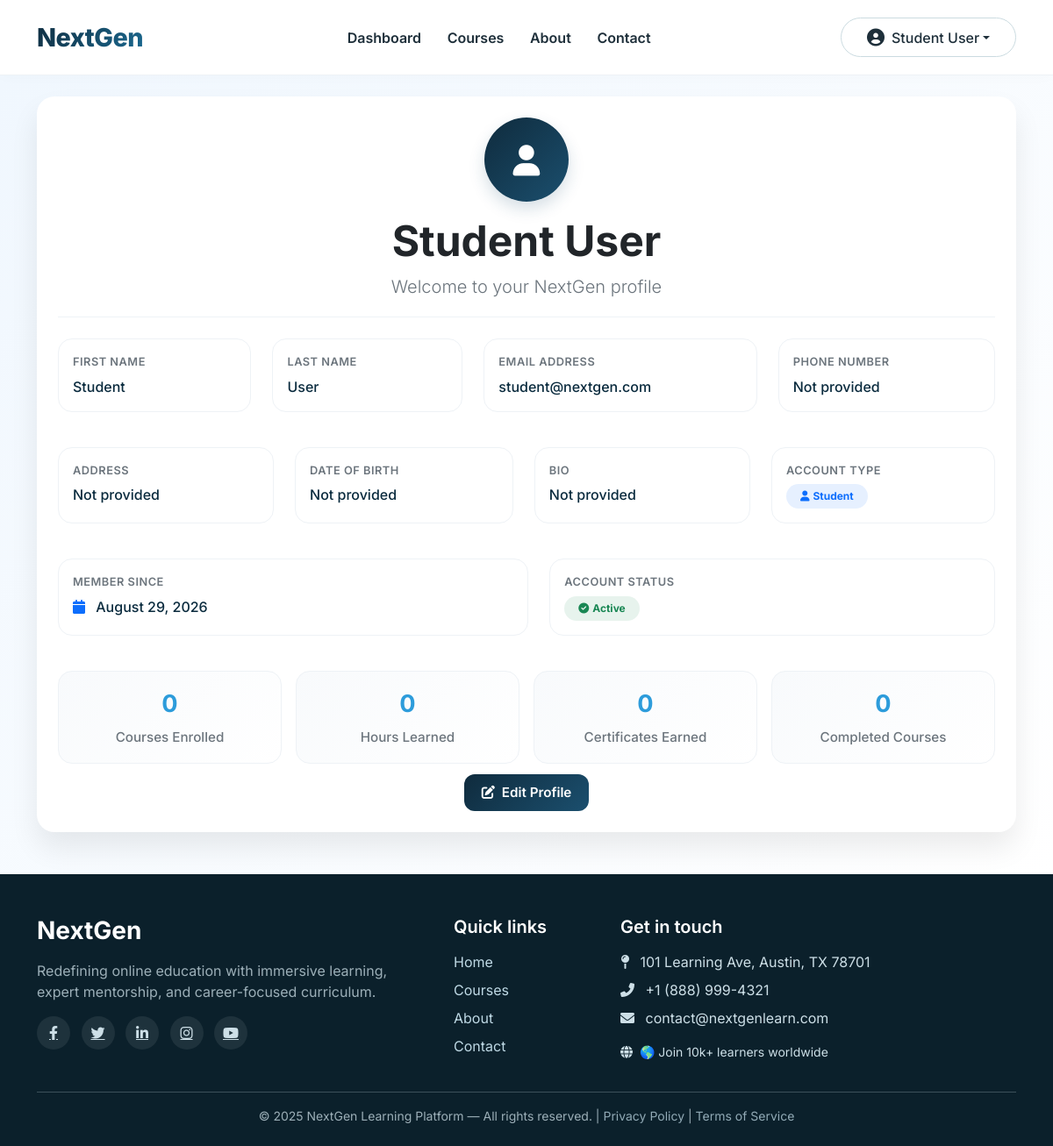
The app's page /user/profile.php (signed in) with its own data.
### tables this page shows
CREATE TABLE IF NOT EXISTS users (
    id INT AUTO_INCREMENT PRIMARY KEY,
    first_name VARCHAR(50) NOT NULL,
    last_name VARCHAR(50) NOT NULL,
    email VARCHAR(100) UNIQUE NOT NULL,
    password VARCHAR(255) NOT NULL,
    phone VARCHAR(20) DEFAULT NULL,
    address TEXT DEFAULT NULL,
    date_of_birth DATE DEFAULT NULL,
    bio TEXT DEFAULT NULL,
    role ENUM('student', 'admin') DEFAULT 'student',
    is_active TINYINT DEFAULT 1,
    created_at TIMESTAMP DEFAULT CURRENT_TIMESTAMP,
    updated_at TIMESTAMP DEFAULT CURRENT_TIMESTAMP ON UPDATE CURRENT_TIMESTAMP,
    INDEX idx_email (email),
    INDEX idx_role (role)
);

### config/database.php (called while the page is built, shortened)
<?php
function getDBConnection() {
    try {
        $pdo = new PDO(
            "mysql:host=" . DB_HOST . ";dbname=" . DB_NAME . ";charset=utf8mb4",
            DB_USER,
            DB_PASS,
            [
                PDO::ATTR_ERRMODE => PDO::ERRMODE_EXCEPTION,
                PDO::ATTR_DEFAULT_FETCH_MODE => PDO::FETCH_ASSOC,
                PDO::ATTR_EMULATE_PREPARES => false
            ]
        );
        return $pdo;
    } catch (PDOException $e) {
        die("Database Connection Failed: " . $e->getMessage());
    }
}
function getUserById($id) {
    $pdo = getDBConnection();
    $columns = ['id', 'first_name', 'last_name', 'email', 'role', 'created_at'];
    $optional_columns = ['phone', 'address', 'date_of_birth', 'bio'];
    foreach ($optional_columns as $col) {
        try {
            $check = $pdo->prepare("SELECT 1 FROM INFORMATION_SCHEMA.COLUMNS WHERE TABLE_SCHEMA = DATABASE() AND TABLE_NAME = 'users' AND COLUMN_NAME = ?");
            $check->execute([$col]);
            if ($check->fetchColumn()) {
                $columns[] = $col;
            }
        } catch (Exception $e) {
        }
    }
    try {
        $sql = "SELECT " . implode(', ', $columns) . " FROM users WHERE id = ? AND is_active = 1";
        $stmt = $pdo->prepare($sql);
        $stmt->execute([$id]);
        $user = $stmt->fetch();
        if ($user) {
            foreach ($optional_columns as $col) {
                if (!isset($user[$col])) {
                    $user[$col] = null;
                }
            }
        }
        return $user;
    } catch (Exception $e) {
        error_log("getUserById error: " . $e->getMessage());
        return null;
    }
}
?>

### user/profile.php (the view, shortened to what this page needs)
<?php
require_once __DIR__ . '/../config/database.php';
?>
<!DOCTYPE html>
<html lang="en">
<head>
    <link href="https://cdn.jsdelivr.net/npm/bootstrap@5.3.0-alpha1/dist/css/bootstrap.min.css" rel="stylesheet">
    <link rel="stylesheet" href="https://cdnjs.cloudflare.com/ajax/libs/font-awesome/6.0.0-beta3/css/all.min.css">
    <link rel="stylesheet" href="style.css">
</head>
<body>
    <?php include __DIR__ . '/../includes/navbar.php'; ?>
    <div class="profile-wrapper">
        <div class="container">
            <div class="profile-card">
                <div class="profile-header">
                    <div class="profile-avatar">
                        <i class="fas fa-user"></i>
                    </div>
                    <h1 id="profileDisplayName" class="display-5 fw-bold"><?php echo htmlspecialchars($user['first_name'] . ' ' . $user['last_name']); ?></h1>
                    <p class="lead text-secondary mb-0">Welcome to your NextGen profile</p>
                </div>
                <div class="d-flex flex-wrap gap-4 justify-content-center">
                    <div class="info-card flex-fill" style="min-width: 200px;">
                        <div class="info-label">First Name</div>
                        <div id="profileFirstName" class="info-value"><?php echo htmlspecialchars($user['first_name']); ?></div>
                    </div>
                    <div class="info-card flex-fill" style="min-width: 200px;">
                        <div class="info-label">Last Name</div>
                        <div id="profileLastName" class="info-value"><?php echo htmlspecialchars($user['last_name']); ?></div>
                    </div>
                    <div class="info-card flex-fill" style="min-width: 200px;">
                        <div class="info-label">Email Address</div>
                        <div id="profileEmail" class="info-value"><?php echo htmlspecialchars($user['email']); ?></div>
                    </div>
                    <div class="info-card flex-fill" style="min-width: 200px;">
                        <div class="info-label">Phone Number</div>
                        <div id="profilePhone" class="info-value"><?php echo htmlspecialchars($user['phone'] ?? 'Not provided'); ?></div>
                    </div>
                    <div class="info-card flex-fill" style="min-width: 200px;">
                        <div class="info-label">Address</div>
                        <div id="profileAddress" class="info-value"><?php echo htmlspecialchars($user['address'] ?? 'Not provided'); ?></div>
                    </div>
                    <div class="info-card flex-fill" style="min-width: 200px;">
                        <div class="info-label">Date of Birth</div>
                        <div id="profileDateOfBirth" class="info-value"><?php echo htmlspecialchars($user['date_of_birth'] ?? 'Not provided'); ?></div>
                    </div>
                    <div class="info-card flex-fill" style="min-width: 200px;">
                        <div class="info-label">Bio</div>
                        <div id="profileBio" class="info-value"><?php echo htmlspecialchars($user['bio'] ?? 'Not provided'); ?></div>
                    </div>
                    <div class="info-card flex-fill" style="min-width: 200px;">
                        <div class="info-label">Account Type</div>
                        <div class="info-value">
                            <span class="badge bg-primary bg-opacity-10 text-primary px-3 py-2 rounded-pill">
                                <i class="fas fa-user me-1"></i><?php echo ucfirst($user['role']); ?>
                            </span>
                        </div>
                    </div>
                    <div class="info-card flex-fill" style="min-width: 200px;">
                        <div class="info-label">Member Since</div>
                        <div class="info-value">
                            <i class="fas fa-calendar me-2 text-primary"></i>
                            <?php echo date('F j, Y', strtotime($user['created_at'])); ?>
                        </div>
                    </div>
                    <div class="info-card flex-fill" style="min-width: 200px;">
                        <div class="info-label">Account Status</div>
                        <div class="info-value">
                            <span class="badge bg-success bg-opacity-10 text-success px-3 py-2 rounded-pill">
                                <i class="fas fa-check-circle me-1"></i>Active
                            </span>
                        </div>
                    </div>
                </div>
                <div class="stats-grid">
                    <div class="stat-item">
                        <div class="stat-number">0</div>
                        <div class="stat-label">Courses Enrolled</div>
                    </div>
                    <div class="stat-item">
                        <div class="stat-number">0</div>
                        <div class="stat-label">Hours Learned</div>
                    </div>
                    <div class="stat-item">
                        <div class="stat-number">0</div>
                        <div class="stat-label">Certificates Earned</div>
                    </div>
                    <div class="stat-item">
                        <div class="stat-number">0</div>
                        <div class="stat-label">Completed Courses</div>
                    </div>
                </div>
                <div class="text-center">
                    <button class="edit-btn" data-bs-toggle="modal" data-bs-target="#editProfileModal">
                        <i class="fas fa-edit me-2"></i>Edit Profile
                    </button>
                </div>
            </div>
        </div>
    </div>
    <?php include __DIR__ . '/../includes/footer.php'; ?>
</body>
</html>

### includes/navbar.php (shortened to what this page needs)
<?php
if (!function_exists('esc')) {
    function esc(string $value): string
    {
        return htmlspecialchars($value, ENT_QUOTES | ENT_SUBSTITUTE, 'UTF-8');
    }
}
if (!function_exists('normalizeRole')) {
    function normalizeRole(string $role): string
    {
        $normalized = strtolower(trim($role));
        return $normalized === '' ? 'user' : $normalized;
    }
}
if (!function_exists('getCurrentPage')) {
    function getCurrentPage(): string
    {
        $uri = $_SERVER['REQUEST_URI'] ?? '';
        $path = parse_url($uri, PHP_URL_PATH);
        return strtolower(trim(basename($path)));
    }
}
if (!function_exists('isActiveLink')) {
    function isActiveLink(string $url): bool
    {
        $currentPage = getCurrentPage();
        $linkPage = strtolower(trim(basename(parse_url($url, PHP_URL_PATH))));
        return false;
    }
}
$loggedIn = isset($_SESSION['user_id']) && !empty($_SESSION['user_id']);
$userName = '';
$userRole = 'user';
if ($loggedIn) {
    $userData = getUserById($_SESSION['user_id']);
    if ($userData) {
        $userName = esc($userData['first_name'] . ' ' . $userData['last_name']);
        $userRole = normalizeRole($userData['role']);
        $loggedIn = true;
    } else {
        session_unset();
        session_destroy();
        $loggedIn = false;
    }
}
$displayName = $userName !== '' ? $userName : 'User';
$normalLinks = [
    ['label' => 'Courses', 'url' => APP_USER_PATH . '/courses.php', 'show' => $userRole !== 'admin'],
    ['label' => 'About', 'url' => APP_USER_PATH . '/about.php', 'show' => true],
    ['label' => 'Contact', 'url' => APP_USER_PATH . '/contact.php', 'show' => true],
];
$guestLinks = [
    ['label' => 'Home', 'url' => APP_USER_PATH . '/home.php#homeAlt', 'show' => true],
    ['label' => 'Courses', 'url' => APP_USER_PATH . '/courses.php', 'show' => true],
    ['label' => 'About', 'url' => APP_USER_PATH . '/home.php#aboutAlt', 'show' => true],
    ['label' => 'Contact', 'url' => APP_USER_PATH . '/home.php#contactAlt', 'show' => true],
];
$navItems = $loggedIn
    ? array_merge(
        [['label' => 'Dashboard', 'url' => APP_USER_PATH . '/dashboard.php', 'show' => $userRole !== 'admin']],
        $normalLinks,
        [['label' => 'Admin Panel', 'url' => APP_ADMIN_PATH . '/admin-panel.php', 'show' => $userRole === 'admin']]
    )
    : $guestLinks;
?>
<nav class="navbar navbar-expand-lg sticky-top">
    <div class="container">
        <a class="navbar-brand" href="<?php echo esc(APP_USER_PATH . '/home.php'); ?>">NextGen</a>
        <div class="collapse navbar-collapse" id="altNavbar">
            <?php if (!isset($hide_nav_links) || !$hide_nav_links): ?>
                <ul class="navbar-nav mx-auto mb-2 mb-lg-0 gap-1">
                    <?php foreach ($navItems as $item): ?>
                        <?php if (!empty($item['show'])): ?>
                            <?php $active = isActiveLink($item['url']); ?>
                            <li class="nav-item">
                                <a
                                    class="nav-link<?php echo $active ? ' active' : ''; ?>"
                                    href="<?php echo esc($item['url']); ?>"
                                    <?php echo $active ? 'aria-current="page"' : ''; ?>
                                >
                                    <?php echo esc($item['label']); ?>
                                </a>
                            </li>
                        <?php endif; ?>
                    <?php endforeach; ?>
                </ul>
            <?php endif; ?>
            <div class="d-flex gap-2 align-items-center <?php echo (isset($hide_nav_links) && $hide_nav_links) ? 'ms-auto' : ''; ?>">
                <?php if ($loggedIn): ?>
                    <div class="dropdown">
                        <button class="btn btn-outline-accent dropdown-toggle d-flex align-items-center" type="button" id="profileDropdown" data-bs-toggle="dropdown" aria-expanded="false" aria-haspopup="true">
                            <i class="fas fa-user-circle fa-lg me-2"></i>
                            <span class="d-none d-md-inline"><?php echo esc($displayName); ?></span>
                        </button>
                    </div>
                <?php else: ?>
                    <a href="<?php echo esc(APP_USER_PATH . '/login.php'); ?>" class="btn btn-outline-accent">Login</a>
                <?php endif; ?>
            </div>
        </div>
    </div>
</nav>

### user/style.css (style rules this page uses)
* { margin: 0; padding: 0; box-sizing: border-box; }
body { font-family: 'Inter', system-ui, -apple-system, 'Segoe UI', Roboto, sans-serif; background-color: #ffffff; scroll-behavior: smooth; }
html { scrollbar-width: none; -ms-overflow-style: none; }
:root { --primary-deep: #0a2b3e; --primary-gradient: linear-gradient(135deg, #0f2b3d, #1b4f6e); --accent-blue: #2d9cdb; --accent-hover: #2383bb; --soft-bg: #f8fafc; --card-border-light: rgba(0, 0, 0, 0.04); --shadow-sm: 0 12px 30px rgba(0, 0, 0, 0.05); --shadow-hover: 0 20px 35px -12px rgba(10, 43, 62, 0.12); --border-radius-sm: 0.75rem; --border-radius-md: 1rem; --border-radius-lg: 1.5rem; --border-radius-xl: 2rem; }
.navbar { background: rgba(255, 255, 255, 0.98); backdrop-filter: blur(8px); padding: 1rem 0; box-shadow: 0 2px 15px rgba(0, 0, 0, 0.02); border-bottom: 1px solid #eef2f6; }
.navbar-brand { font-weight: 800; font-size: 1.8rem; letter-spacing: -0.5px; background: linear-gradient(125deg, #0f2b3d, #1b6b93); -webkit-background-clip: text; background-clip: text; color: transparent; }
.nav-link { font-weight: 600; color: #1e2f3a !important; margin: 0 0.3rem; transition: 0.2s; position: relative; }
.btn-outline-accent { border: 1.5px solid #cbdbe0; background: transparent; border-radius: 40px; padding: 0.6rem 1.8rem; font-weight: 500; transition: 0.2s; color: #1e2f3a; }

### user/profile.php (style rules this page uses)
.profile-wrapper { min-height: auto; background: linear-gradient(135deg, #f0f7fe 0%, #ffffff 100%); padding: 1.5rem 0; }
.profile-card { max-width: 1200px; margin: 0 auto; background: white; border-radius: 1.25rem; padding: 1.5rem; box-shadow: 0 18px 32px rgba(0, 0, 0, 0.08); margin-bottom: 1.5rem; }
.profile-header { text-align: center; margin-bottom: 1.5rem; padding-bottom: 1.2rem; border-bottom: 1px solid #eef2f6; }
.profile-avatar { width: 96px; height: 96px; background: linear-gradient(135deg, #0f2b3d, #1b4f6e); border-radius: 50%; display: flex; align-items: center; justify-content: center; margin: 0 auto 1rem; box-shadow: 0 8px 18px rgba(27, 79, 110, 0.18); }
.profile-avatar i { font-size: 2.2rem; color: white; }
.info-card { background: white; border-radius: 1rem; padding: 1rem; margin-bottom: 1rem; border: 1px solid #eef2f6; transition: transform 0.2s; }
.info-label { font-weight: 600; color: #6c757d; font-size: 0.8rem; text-transform: uppercase; letter-spacing: 0.5px; margin-bottom: 0.4rem; }
.info-value { font-size: 1rem; color: #0a2b3e; font-weight: 500; }
.stats-grid { display: grid; grid-template-columns: repeat(auto-fit, minmax(170px, 1fr)); gap: 1rem; margin-top: 1.5rem; }
.stat-item { background: linear-gradient(135deg, #f8fafc, #ffffff); border-radius: 1rem; padding: 1.1rem; text-align: center; border: 1px solid #eef2f6; }
.stat-number { font-size: 1.7rem; font-weight: 700; color: var(--accent-blue); margin-bottom: 0.35rem; }
.stat-label { color: #6c757d; font-weight: 500; font-size: 0.95rem; }
.edit-btn { background: linear-gradient(135deg, #0f2b3d, #1b4f6e); border: none; padding: 0.6rem 1.2rem; border-radius: 0.75rem; color: white; font-weight: 600; transition: all 0.2s; margin-top: 0.75rem; font-size: 0.95rem; }

### records on screen
users: displayName "Student User", first_name+last_name "Student User", first_name "Student", last_name "User", email "student@nextgen.com", phone "Not provided", address "Not provided", date_of_birth "Not provided", bio "Not provided", role "Student", created_at "August 29, 2026"

### other values on screen
$item['label'] "Dashboard"
$item['label'] "Courses"
$item['label'] "About"
$item['label'] "Contact"
